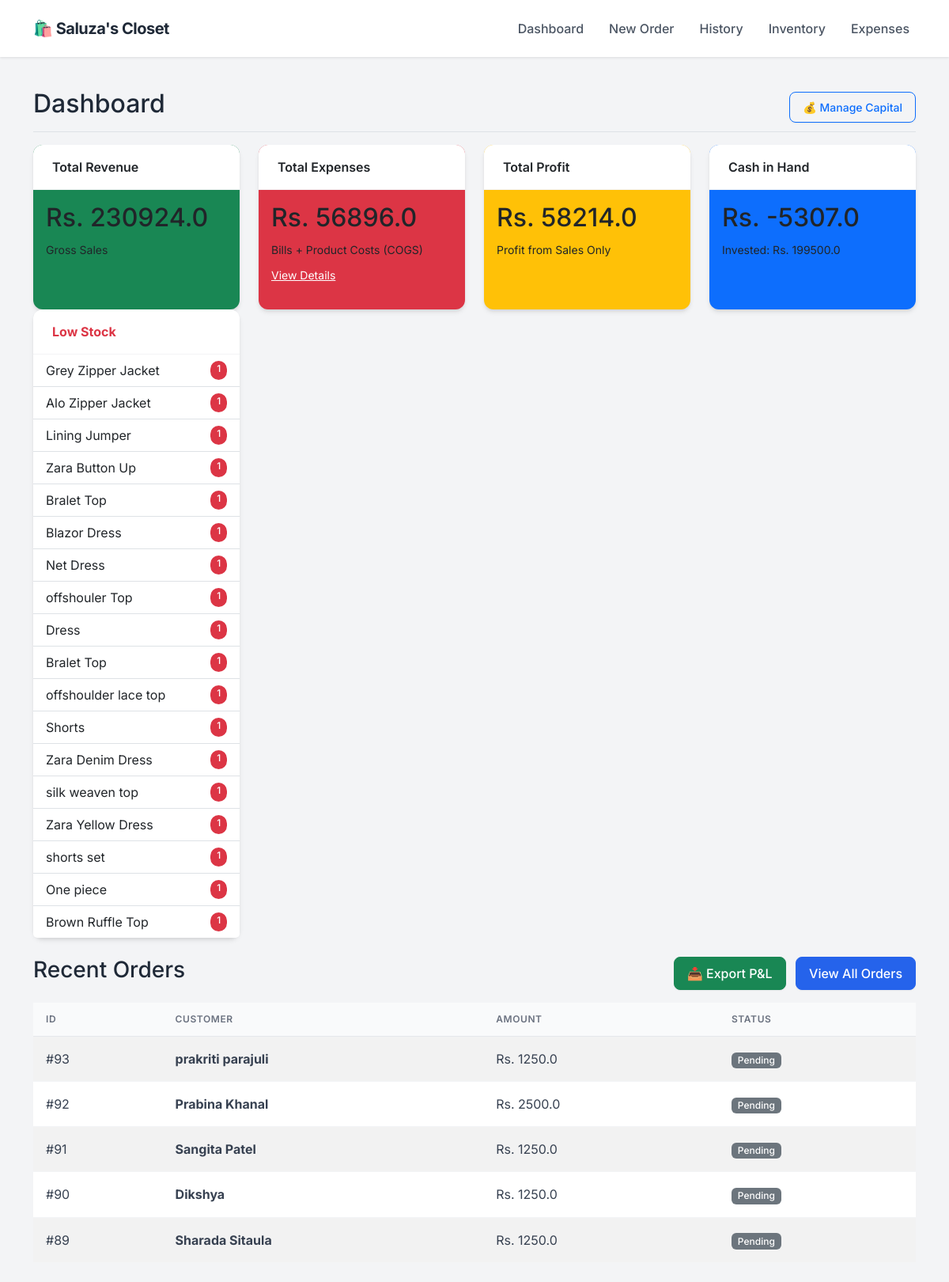
Before: / with the older database file.
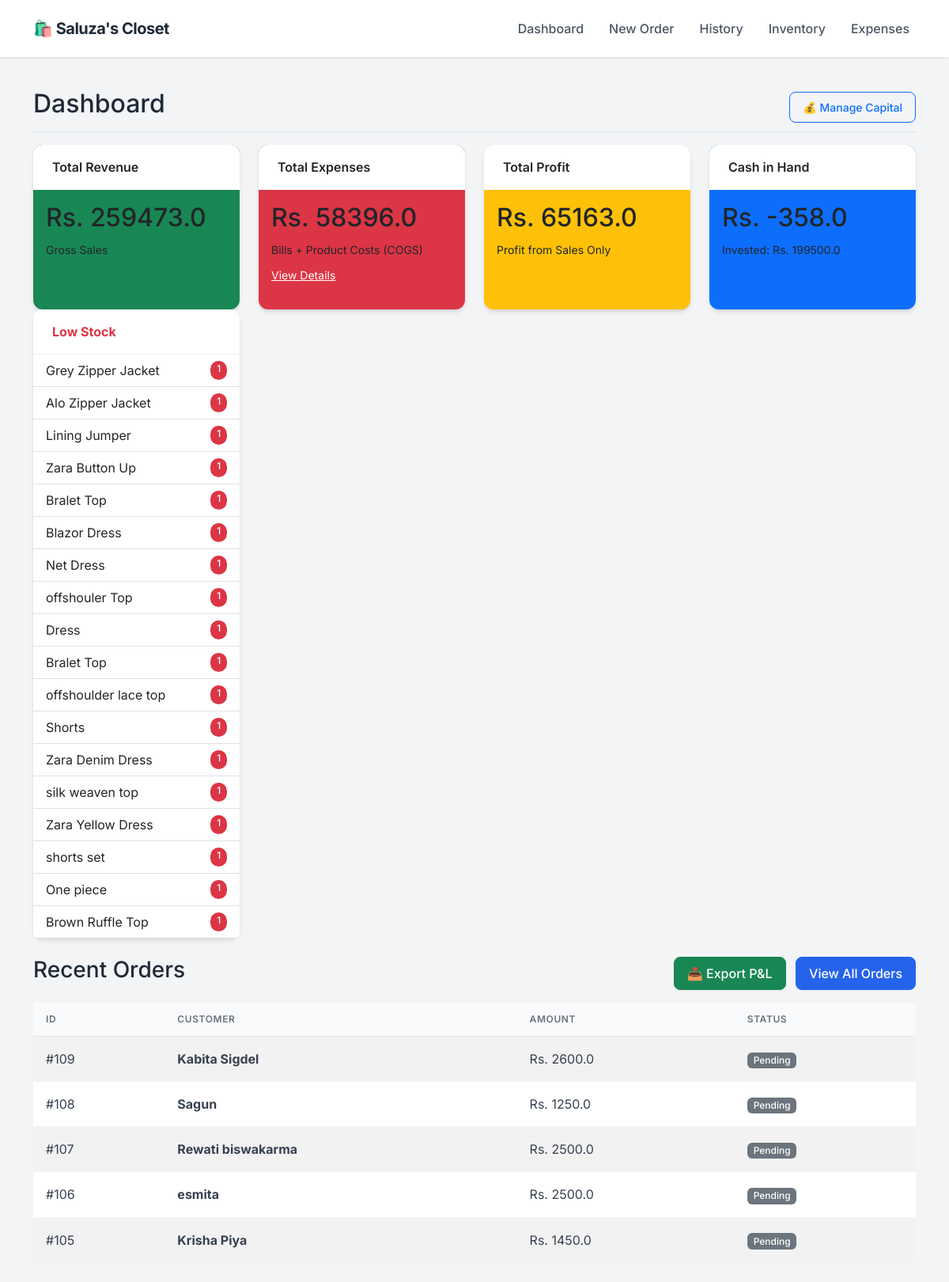
After: the same page with the newer database file.
### app.py (models this page shows)
class Product(db.Model):
    id = db.Column(db.Integer, primary_key=True)
    sku = db.Column(db.String(50), unique=True, nullable=True)
    name = db.Column(db.String(100), nullable=False)
    size = db.Column(db.String(10), nullable=False)
    cost_price = db.Column(db.Float, default=0.0)
    price = db.Column(db.Float, nullable=False)
    stock = db.Column(db.Integer, default=0)
    image = db.Column(db.String(100), nullable=True)

class Order(db.Model):
    id = db.Column(db.Integer, primary_key=True)
    customer_name = db.Column(db.String(100), nullable=False)
    phone = db.Column(db.String(20), nullable=False)
    address = db.Column(db.String(200), nullable=True)
    date = db.Column(db.DateTime, default=datetime.utcnow)
    total_amount = db.Column(db.Float, default=0.0)
    profit = db.Column(db.Float, default=0.0)
    status = db.Column(db.String(20), default='Pending')
    items = db.relationship('OrderItem', backref='order', lazy=True)

### app.py (the view)
@app.route('/')
def dashboard():
    total_investment = db.session.query(db.func.sum(Investment.amount)).scalar() or 0
    total_sales = db.session.query(db.func.sum(Order.total_amount)).scalar() or 0
    manual_expenses = db.session.query(db.func.sum(Expense.amount)).scalar() or 0
    current_inventory_cost = 0
    products = Product.query.all()
    for p in products:
        current_inventory_cost += (p.stock * p.cost_price)
    gross_profit = db.session.query(db.func.sum(Order.profit)).scalar() or 0
    cost_of_sold_goods = total_sales - gross_profit
    total_product_spend = current_inventory_cost + cost_of_sold_goods
    cash_in_hand = (total_investment + total_sales) - (total_product_spend + manual_expenses)
    net_profit = gross_profit # As you requested previously (Sales Profit only)
    recent_orders = Order.query.order_by(Order.date.desc()).limit(5).all()
    low_stock = Product.query.filter(Product.stock < 2, Product.stock > 0).all()
    out_of_stock = Product.query.filter(Product.stock == 0).all()
    investments = Investment.query.order_by(Investment.date.desc()).all()
    return render_template('dashboard.html',
                           sales=total_sales,
                           gross_profit=gross_profit,
                           expenses=manual_expenses,
                           net_profit=net_profit,
                           cash_in_hand=cash_in_hand, # <--- NEW DATA
                           total_investment=total_investment, # <--- NEW DATA
                           orders=recent_orders,
                           investments=investments,
                           low_stock=low_stock,
                           out_of_stock=out_of_stock)

### templates/dashboard.html (shortened to what this page needs)
{% extends "layout.html" %}
{% block content %}
<div class="d-flex justify-content-between flex-wrap flex-md-nowrap align-items-center pt-3 pb-2 mb-3 border-bottom">
    <h1 class="h2">Dashboard</h1>
    <div class="btn-toolbar mb-2 mb-md-0">
        <button type="button" class="btn btn-sm btn-outline-primary" data-bs-toggle="modal" data-bs-target="#investmentHistoryModal">
    💰 Manage Capital
</button>
    </div>
</div>
<div class="row mb-4">
    <div class="col-md-3">
        <div class="card text-dark bg-success mb-3 h-100">
            <div class="card-header">Total Revenue</div>
            <div class="card-body">
                <h2 class="card-title">Rs. {{ sales }}</h2>
                <small>Gross Sales</small>
            </div>
        </div>
    </div>
    <div class="col-md-3">
        <div class="card text-dark bg-danger mb-3 h-100">
            <div class="card-header">Total Expenses</div>
            <div class="card-body">
                <h2 class="card-title">Rs. {{ expenses }}</h2>
                <small>Bills + Product Costs (COGS)</small> <div class="mt-2">
                    <a href="/expenses" class="text-white text-decoration-underline small">View Details</a>
                </div>
            </div>
        </div>
    </div>
    <div class="col-md-3">
        <div class="card text-dark bg-warning mb-3 h-100">
            <div class="card-header">Total Profit</div>
            <div class="card-body">
                <h2 class="card-title">Rs. {{ net_profit }}</h2>
                <small>Profit from Sales Only</small>
            </div>
        </div>
    </div>
    <div class="col-md-3">
        <div class="card text-dark bg-primary mb-3 h-100">
            <div class="card-header">Cash in Hand</div>
            <div class="card-body">
                <h2 class="card-title">Rs. {{ cash_in_hand }}</h2>
                <small>Invested: Rs. {{ total_investment }}</small>
            </div>
        </div>
    </div>
    <div class="col-md-3">
        <div class="card border-danger h-100">
            <div class="card-header bg-transparent text-danger fw-bold">Low Stock</div>
            <ul class="list-group list-group-flush list-group-sm">
                {% for item in low_stock %}
                <li class="list-group-item d-flex justify-content-between">
                    <span>{{ item.name }}</span>
                    <span class="badge bg-danger rounded-pill">{{ item.stock }}</span>
                </li>
                {% endfor %}
            </ul>
        </div>
    </div>
</div>
<div class="d-flex justify-content-between align-items-center mb-3">
    <h3>Recent Orders</h3>
    <div>
        <a href="/export_excel" class="btn btn-success me-2">📥 Export P&L</a>
        <a href="/orders" class="btn btn-primary">View All Orders</a>
    </div>
</div>
<table class="table table-striped bg-white align-middle">
    <thead>
        <tr>
            <th>ID</th>
            <th>Customer</th>
            <th>Amount</th>
            <th>Status</th>
        </tr>
    </thead>
    <tbody>
        {% for order in orders %}
        <tr>
            <td>#{{ order.id }}</td>
            <td><strong>{{ order.customer_name }}</strong></td>
            <td>Rs. {{ order.total_amount }}</td>
            <td><span class="badge bg-secondary">{{ order.status }}</span></td>
        </tr>
        {% endfor %}
    </tbody>
</table>
{% endblock %}

Changed rows visible on the page:
no longer on this page (row unchanged): Order: id "93", customer_name "prakriti parajuli", total_amount "1250.0", status "Pending"
no longer on this page (row unchanged): Order: id "92", customer_name "Prabina Khanal", total_amount "2500.0", status "Pending"
no longer on this page (row unchanged): Order: id "91", customer_name "Sangita Patel", total_amount "1250.0", status "Pending"
no longer on this page (row unchanged): Order: id "90", customer_name "Dikshya", total_amount "1250.0", status "Pending"
no longer on this page (row unchanged): Order: id "89", customer_name "Sharada Sitaula", total_amount "1250.0", status "Pending"
added Order: id "109", customer_name "Kabita Sigdel", total_amount "2600.0", status "Pending"
added Order: id "108", customer_name "Sagun", total_amount "1250.0", status "Pending"
added Order: id "107", customer_name "Rewati biswakarma", total_amount "2500.0", status "Pending"
added Order: id "106", customer_name "esmita", total_amount "2500.0", status "Pending"
added Order: id "105", customer_name "Krisha Piya", total_amount "1450.0", status "Pending"
Other visible differences:
{{ sales }}: "230924.0" → "259473.0"
{{ expenses }}: "56896.0" → "58396.0"
{{ net_profit }}: "58214.0" → "65163.0"
{{ cash_in_hand }}: "-5307.0" → "-358.0"
